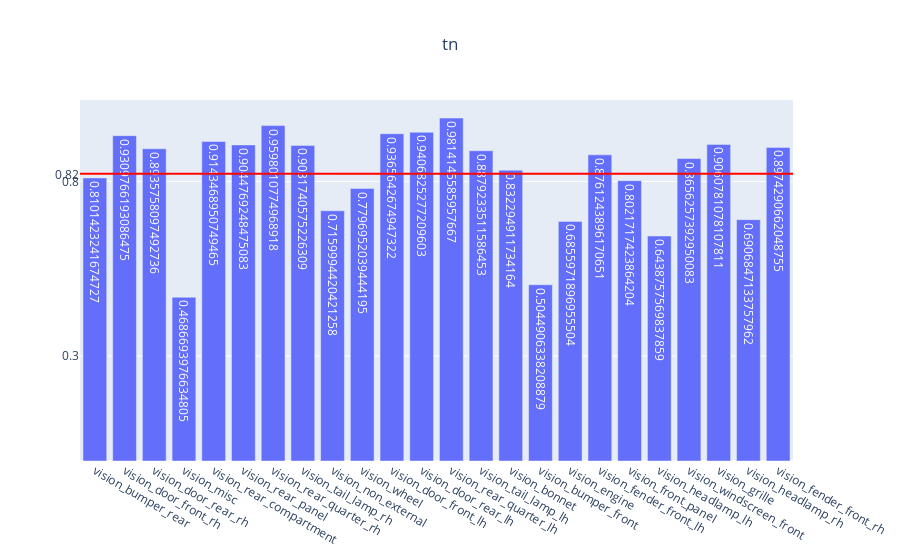

The notebook cell saved with this chart:
### Code cell
genVisMulitlabel(partEvalMetrics, "tn")

### Figure 1 — Plotly figure (JSON) as saved in the notebook; plotly's stock layout.template omitted (floating-point values rounded to 4 significant figures)
{"data": [{"text": [0.8101, 0.931, 0.8936, 0.4687, 0.9143, 0.9045, 0.9598, 0.9032, 0.716, 0.7797, 0.9366, 0.9407, 0.9814, 0.8879, 0.8323, 0.5045, 0.6856, 0.8761, 0.8022, 0.6439, 0.8656, 0.9061, 0.6907, 0.8974], "type": "bar", "x": ["vision_bumper_rear", "vision_door_front_rh", "vision_door_rear_rh", "vision_misc", "vision_rear_compartment", "vision_rear_panel", "vision_rear_quarter_rh", "vision_tail_lamp_rh", "vision_non_external", "vision_wheel", "vision_door_front_lh", "vision_door_rear_lh", "vision_rear_quarter_lh", "vision_tail_lamp_lh", "vision_bonnet", "vision_bumper_front", "vision_engine", "vision_fender_front_lh", "vision_front_panel", "vision_headlamp_lh", "vision_windscreen_front", "vision_grille", "vision_headlamp_rh", "vision_fender_front_rh"], "y": [0.8101, 0.931, 0.8936, 0.4687, 0.9143, 0.9045, 0.9598, 0.9032, 0.716, 0.7797, 0.9366, 0.9407, 0.9814, 0.8879, 0.8323, 0.5045, 0.6856, 0.8761, 0.8022, 0.6439, 0.8656, 0.9061, 0.6907, 0.8974]}], "layout": {"shapes": [{"line": {"color": "red", "width": 2}, "type": "line", "x0": 0, "x1": 1, "xref": "x domain", "y0": 0.8222, "y1": 0.8222, "yref": "y"}], "title": {"text": "tn", "x": 0.5}, "yaxis": {"tickmode": "array", "tickvals": ["0.82", 0.3, 0.8]}}}
